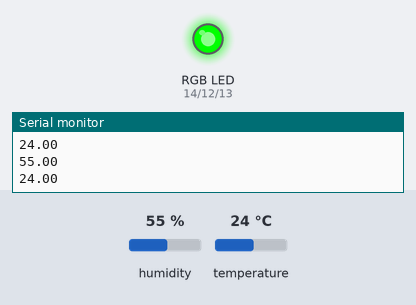
Simulated run of this sketch. Board: Arduino Uno, built with avr-gcc and run on an emulated ATmega328P. Shown: an RGB LED mixed from three pins (HIGH = lit), the last lines printed to the serial monitor. The test bench sets the inputs (shaded band); at power-on: temperature 24 °C, humidity 55 %.

Above: at 4.8 s.
4.9 s: temperature set to 12 °C
At 7.3 s:
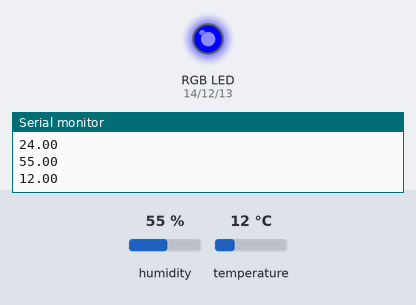
7.9 s: temperature set to 28 °C
At 9.0 s:
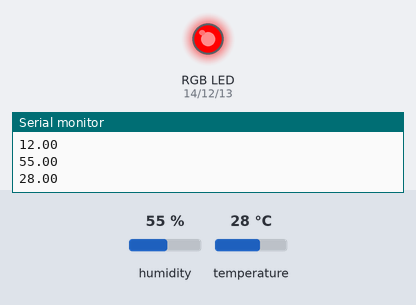
10.9 s: temperature set to 25.8 °C
13.9 s: temperature set to 24.3 °C
At 14.3 s:
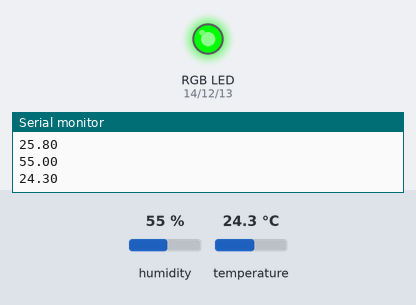
16.9 s: temperature set to 33 °C
At 19.0 s:
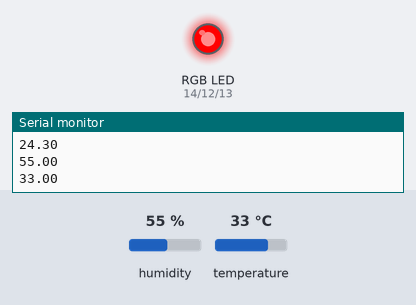
Timing chart, 0 to 20.5 s (numbered marks = the images above; inputs shaded):
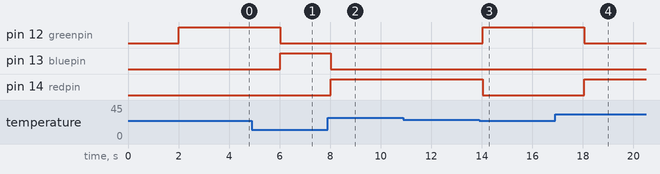

Measured:
- the behaviour switches between 25 and 24.9 °C on temperature (found by bisection; images 2 and 3)
- after the input at 4.9 s, pin 12 (greenpin): HIGH → LOW after 1.1 s; pin 13 (bluepin): LOW → HIGH after 1.1 s
- after the input at 7.9 s, pin 13 (bluepin): HIGH → LOW after 0.12 s; pin 14 (redpin): LOW → HIGH after 0.12 s
- after the input at 13.9 s, pin 12 (greenpin): LOW → HIGH after 0.14 s; pin 14 (redpin): HIGH → LOW after 0.14 s
- after the input at 16.9 s, pin 12 (greenpin): HIGH → LOW after 1.2 s; pin 14 (redpin): LOW → HIGH after 1.2 s

The sketch:

Rgb_led.ino
```cpp
#include <DHT.h>

#define DHTPIN 16
#define DHTTYPE DHT22
DHT dht(DHTPIN, DHTTYPE);

int redpin = 14;   // select the pin for the red LED
int bluepin = 13;  // select the pin for the blue LED
int greenpin = 12; // select the pin for the green LED

float hum;  //Stores humidity value
float temp; //Stores temperature value

void setup() {
  pinMode(redpin, OUTPUT);
  pinMode(bluepin, OUTPUT);
  pinMode(greenpin, OUTPUT);
  Serial.begin(9600);
}

void loop() {
  delay(2000);
  hum = dht.readHumidity();
  temp = dht.readTemperature();

  Serial.println(hum);
  Serial.println(temp);

  if (temp<18){
  analogWrite(redpin, 0);     // No red
  analogWrite(bluepin, 255);  // Full intensity blue, no green
  analogWrite(greenpin, 0);   // No green
  } else if (temp >18 && temp<25){
  analogWrite(redpin, 0);     // No red
  analogWrite(bluepin, 0);    // No blue
  analogWrite(greenpin, 255); // Full intensity green, no red or blue
  } else {
  analogWrite(redpin, 255);   // Full intensity red, no green or blue
  analogWrite(bluepin, 0);    // No blue
  analogWrite(greenpin, 0);   // No green
  }
}
```
